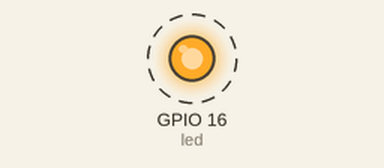
A sketch run on a simulated ESP32. On the bench: output pins drawn as LEDs (lit = HIGH). Dashed ring = blinking.

Above: at 0.12 s.
Timing chart, 0 to 3.0 s (numbered marks = the images above):
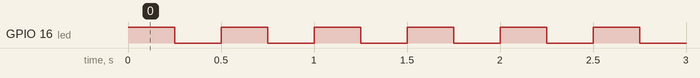

The sketch:

esp32_blink.ino
```cpp
#define led 16

void setup() {
  // put your setup code here, to run once:
  pinMode(led, OUTPUT);
}

void loop() {
  // put your main code here, to run repeatedly:
  digitalWrite(led, HIGH);
  delay(250);
  digitalWrite(led, LOW);
  delay(250);
}
```

Measured:
- by itself, GPIO 16 (led): alternates HIGH for 0.25 s and LOW for 0.25 s
